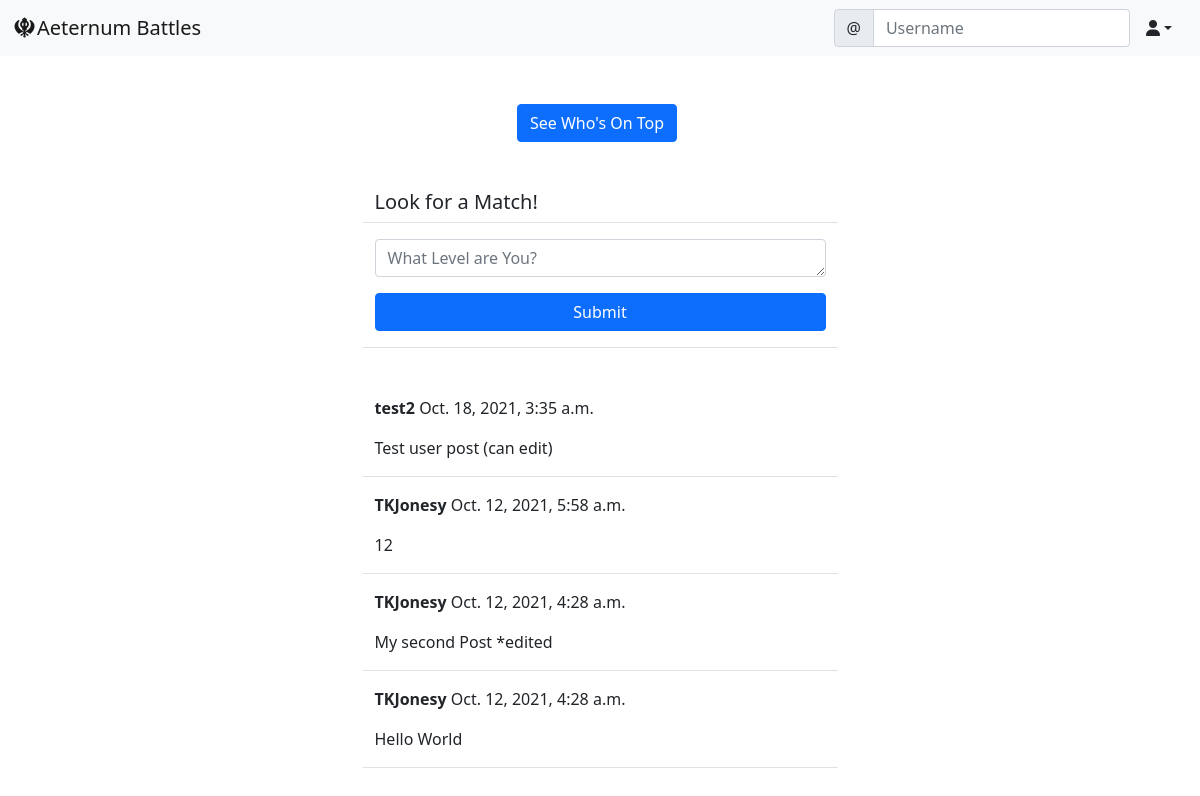
The app's page /social/ (signed in) with its own data.
### social/models.py (models this page shows)
class Post(models.Model):
    objects = models.Manager()
    body = models.TextField()
    created_on = models.DateTimeField(default=timezone.now)
    author = models.ForeignKey(User, on_delete=models.CASCADE)

### social/views.py (the view, shortened to what this page needs)
# urls.py: path('', PostListView.as_view(), name='post-list'),
class PostListView(LoginRequiredMixin, View):
    def get(self, request, *args, **kwargs):
        posts = Post.objects.all().order_by('-created_on')
        form = PostForm()
        context = {
            'post_list': posts,
            'form': form,
        }
        return render(request, 'social/post_list.html', context)

### social/forms.py
class PostForm(forms.ModelForm):
    body = forms.CharField(
        label='',
        widget=forms.Textarea(attrs={
            'rows': '1',
            'placeholder': 'What Level are You?'
        }))
    class Meta:
        model = Post
        fields = ['body']

### social/templates/social/post_list.html (shortened to what this page needs)
{% extends 'landing/base.html' %}
{% load crispy_forms_tags %}
{% block content %}
<div class="container">
    <div class="row  justify-content-center mt-5">
        <div class="col-md-2 col-sm-6">
            <a href="{% url 'leaderboard' %}" class="btn btn-primary">See Who's On Top</a>
        </div>
    </div>
    <div class="row justify-content-center mt-5">
        <div class="col-md-5 col-sm-12 border-bottom">
            <h5>Look for a Match!</h5>
        </div>
    </div>
    <div class="row justify-content-center mt-3 mb-5">
        <div class="col-md-5 col-sm-12 border-bottom">
            <form method="POST">
                {{ form | crispy }}
                <div class="d-grid gap-2">
                    <button class="btn btn-primary mt-3 mb-3">Submit</button>
                </div>
            </form>
        </div>
    </div>
    {% for post in post_list %}
    <div class="row justify-content-center mt-3">
        <div class="col-md-5 col-sm-12 border-bottom position-relative">
            <p><strong>{{ post.author }}</strong> {{ post.created_on }}</p>
            <p>{{ post.body }}</p>
        </div>
    </div>
    {% endfor %}
</div>
{% endblock content %}

### records on screen
Post: author "test2", created_on "Oct. 18, 2021, 3:35 a.m.", body "Test user post (can edit)"
Post: author "TKJonesy", created_on "Oct. 12, 2021, 5:58 a.m.", body "12"
Post: author "TKJonesy", created_on "Oct. 12, 2021, 4:28 a.m.", body "My second Post *edited"
Post: author "TKJonesy", created_on "Oct. 12, 2021, 4:28 a.m.", body "Hello World"
